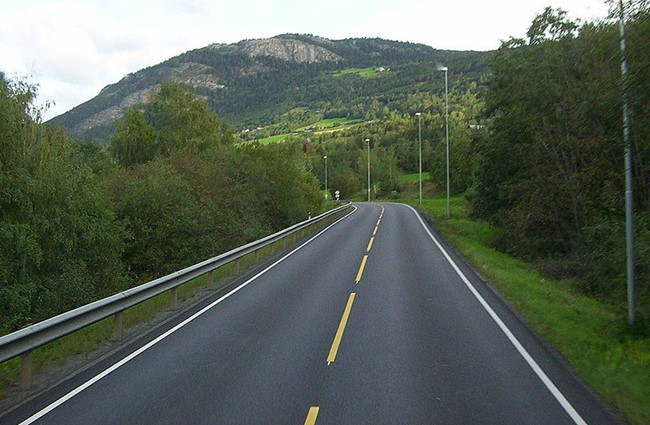
#> input picture Road_Image.jpg, 650 x 425 px
$ jupyter execute --allow-errors Image_Processing_Coding_Project.ipynb
#> lines starting #> are read from the running program, lines starting #| are printed output that depends on the picture; after the words box and inside, x2 and y2 are one past the last pixel; in counts of white or black regions, pixels touching at a corner belong together
<a href="https://colab.research.google.com/github/TungTNguyen/Image-Processing-Coding-Exam/blob/main/Image_Processing_Coding_Project.ipynb" target="_parent"></a>

# Task: Determine the vanishing point of the given highway image.

In this assignment, we will implement a **vanishing point detection** application using Sobel edge detector and Hough transform.

## INPUT:

*   **test image**: the given test image (attached: '`Road_Image.jpg`' file),

*           **Sobel threshold**: threshold for Sobel edge detector (typically $50-100$). I find $70$ to be
        the best number

*           **Hough threshold**: threshold for Hough transform (typically about $200$). I choose $230$ by
        manual tuning.

**Summary**. The algorithm can broken down into the following steps:

1.   Convert the input image to a gray scale image.
2.   Implement the Sobel filter and detect edges in the binarized image using the Sobel filter with the Sobel threshold
2. **Accumulation step**:
Then find lines using the Hough transform based on the $\theta$-s and $\rho$-s from the input image. Keep only the lines that have an accumulator/accumulation count greater than a Hough transform threshold of about $200$. I choose $230$ by manual tuning.
3. **Search step:**
Then find all the intersections of every pair of the above lines whose angle ($\theta$-s) difference is greater than $30$ degrees.
1.   Then determine one vanishing point of the road by selecting an average $(x,y)$ positions of the above intersections.

[cell 1]
# Setup
from dataclasses import dataclass

# only these 2 libraries are necessary for a working and efficient implemetation of this task.
import numpy as np
import cv2

# this function is for displaying purpose on this Colab platform only:
from google.colab.patches import cv2_imshow

[cell 2]
"""Load the image.
First, upload the image onto here: in the left pane, click the folder icon, and then the upload icon to upload the file onto the memory of the system. """
test_image = cv2.imread('Road_Image.jpg')
#> test_image is the input picture: shape (425, 650, 3); mean B, G, R 87.1, 99.4, 89.2
cv2_imshow(test_image)

## 1 Gray scale conversion
Convert the input image to a gray scale image.

[cell 3]
def gray_scale(image):
    """Convert the input image to a gray scale image.

    image  - a numpy array of shape (rows, columns, 3).
    output - a numpy array of shape (rows, columns) and dtype same as
             image, containing a weighted sum of image's 3 channels.
    """
    red = image[:, :, 2]
    green = image[:, :, 1]
    blue = image[:, :, 0]
    # [1]
    output = (0.7152 * green + 0.2126 * red + 0.0722 * blue).astype(image.dtype)

    return output

[cell 4]
gray_image = gray_scale(test_image)
#> in gray_scale, `red = image[:, :, 2]`:
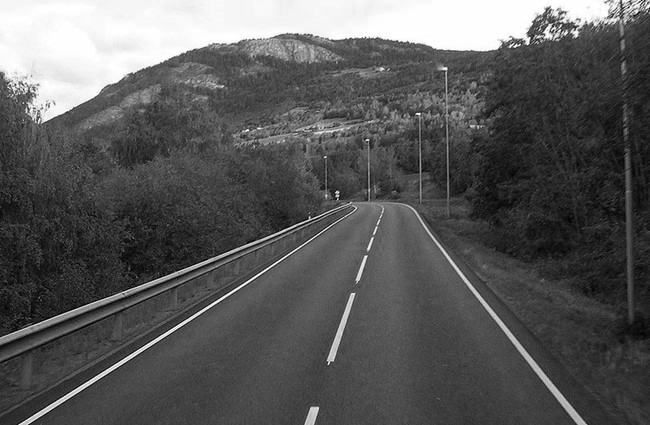
#> red: shape (425, 650); min 0, max 255, mean 89.2
#> in gray_scale, `green = image[:, :, 1]`:
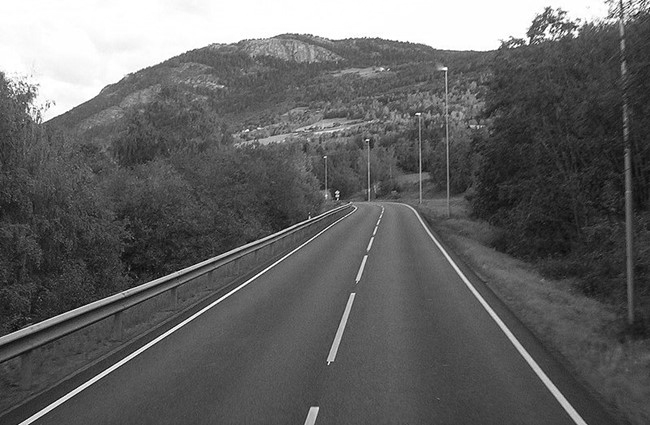
#> green: shape (425, 650); min 3, max 255, mean 99.4
#> in gray_scale, `blue = image[:, :, 0]`:
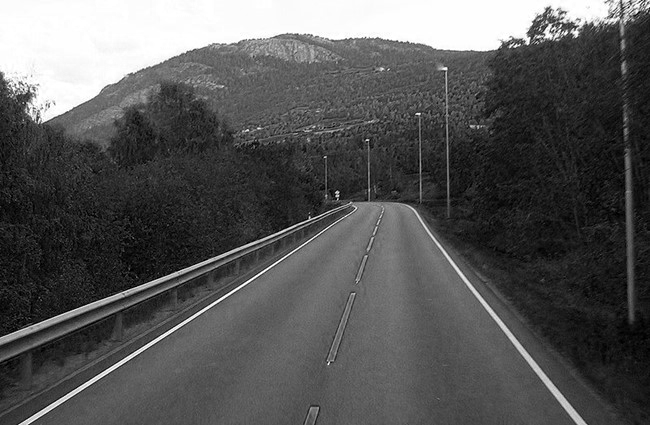
#> blue: shape (425, 650); min 0, max 255, mean 87.1
cv2_imshow(gray_image)

## 2 Sobel Edge detection
Implement the Sobel filter and detect edges in the binarized image using the Sobel filter with the Sobel threshold

[cell 5]
def transform_xy_mag(dx, dy):
    """Transform from xy gradients to edge intensities.

    Input:

    dx, dy - the gradient images generated by applying sobel filters to an
    image. They both have shape (rows, cols) and dtype float.

    Output:

    mag - a numpy array of shape (rows, cols) and dtype float.

    Each location mag[i,j] should contain the magnitude of the gradient, which
    is sqrt(dx[i,j]^2 + dy[i,j]^2)

    """

    mag = None

    mag = np.zeros(dx.shape, float)
    mag = np.sqrt(np.square(dx) + np.square(dy))

    return mag


def conv_vectorized(image, kernel):
    """An opimized implementation of convolution filter using array processing.

    This function uses element-wise multiplication and np.sum()
    to efficiently compute weighted sum of neighborhood at each
    pixel.

    INPUT:
        image: numpy array of shape (Hi, Wi).
        kernel: numpy array of shape (Hk, Wk).

    OUTPUT:
        out: numpy array of shape (Hi, Wi).
    """
    Hi, Wi = image.shape
    Hk, Wk = kernel.shape
    out = np.zeros((Hi, Wi))

    # For this project assignment, I will use edge values to pad the images.
    # Zero padding will make derivatives at the image boundary very big,
    # whereas I want to ignore the edges at the boundary.
    pad_width0 = Hk // 2
    pad_width1 = Wk // 2
    pad_width = ((pad_width0, pad_width0), (pad_width1, pad_width1))
    padded = np.pad(image, pad_width, mode="edge")

    # flip the kernel to avoid doing cross-correlation instead:
    kernel = kernel[::-1, ::-1]

    # Creating indices of the image patch:
    H_padded, W_padded = padded.shape
    h0 = np.repeat(np.arange(H_padded - Hk + 1), W_padded - Wk + 1).reshape(-1, 1)
    h1 = np.arange(Hk).reshape(1, Hk)
    h_padded = np.repeat(h0 + h1, Wk, axis=1)

    w0 = np.tile(np.arange(Wk), Hk).reshape(1, -1)
    w1 = np.arange(W_padded - Wk + 1).reshape(-1, 1)
    w_padded = np.tile(w0 + w1, [H_padded - Hk + 1, 1])

    y = padded[h_padded, w_padded].dot(kernel.reshape(-1, 1))
    out = y.reshape(H_padded - Hk + 1, W_padded - Wk + 1)

    return out


def make_gaussian_1d(k, std):
    """Create a gaussian kernel in one-dimension.

    Input:

    k - the radius of the kernel.

    std - the standard deviation of the kernel.

    Output:

    output - a numpy array of shape (2k+1, 1) and dtype float.

    gaussian_1d is a gaussian filter of length 2k+1 in one dimension,

    Once all the points are filled, the kernel should be scaled so that the sum
    of all cells is equal to one."""
    kernel = None
    gaussian_1D = np.zeros((2 * k + 1, 1), float)
    for n in range(2 * k + 1):
        gaussian_1D[n] = np.exp(-1 / 2 * ((n - k) / std) ** 2)

    kernel = gaussian_1D
    kernel = kernel / np.sum(kernel)
    return kernel


def optimized_gaussian_filter(image):
    truncate = 4.0
    # uses a gaussian filter with sigma = 2
    sigma = 2
    radius = round(truncate * sigma)

    gaussian_filter_x = make_gaussian_1d(k=radius, std=sigma)
    gaussian_filter_y = make_gaussian_1d(k=radius, std=sigma)
    out_image = conv_vectorized(image, gaussian_filter_x).astype(float)

    out_image = conv_vectorized(out_image, gaussian_filter_y.T).astype(float)
    return out_image


def optimized_sobel_filter(image):

    dx = conv_vectorized(image, np.array([[1, 2, 1]]).T)
    dx = conv_vectorized(dx, np.array([[1, 0, -1]]))

    dy = conv_vectorized(image, np.array([[1, 0, -1]]).T)
    dy = conv_vectorized(dy, np.array([[1, 2, 1]]))
    return dx, dy


def sobel_edge_detector(image, threshold=100):
    """detect edges in the binarized image using the above Sobel filter with the Sobel threshold:

    This function finds all edges in the given image.

    This implementation is based purely on numpy. It works without any dependency, and is
    optimized for speed.
    """

    # Convert image to gray
    gray_image = gray_scale(image) if len(image.shape) > 2 else image

    # blur so the gradient operation is less noisy.
    gray_image = optimized_gaussian_filter(gray_image).astype(float)

    dx, dy = optimized_sobel_filter(gray_image)

    # Convert to magnitude images
    mag = transform_xy_mag(dx, dy)

    # threshold the magnitude to the {0, 255} values, i.e. make the image binary [2].
    mag[mag < threshold] = 0
    mag[mag >= threshold] = 255

    return mag.astype(np.uint8)

[cell 6]
edges = sobel_edge_detector(gray_image, threshold=70)
#> in conv_vectorized, `padded = np.pad(image, pad_width, mode="edge")`:
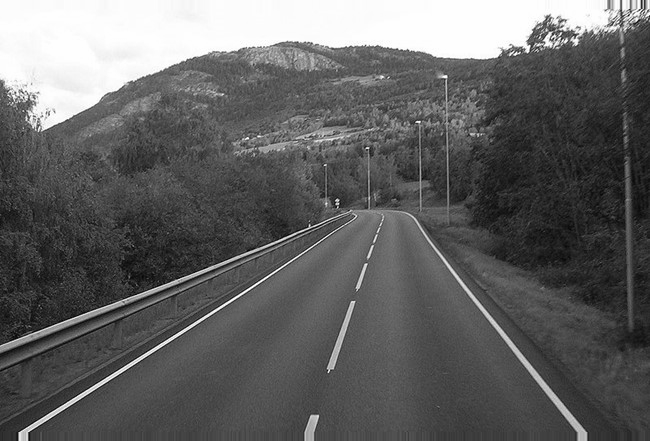
#> padded: shape (441, 650); min 2, max 254, mean 98.2
#> in conv_vectorized (call 2), `padded = np.pad(image, pad_width, mode="edge")`:
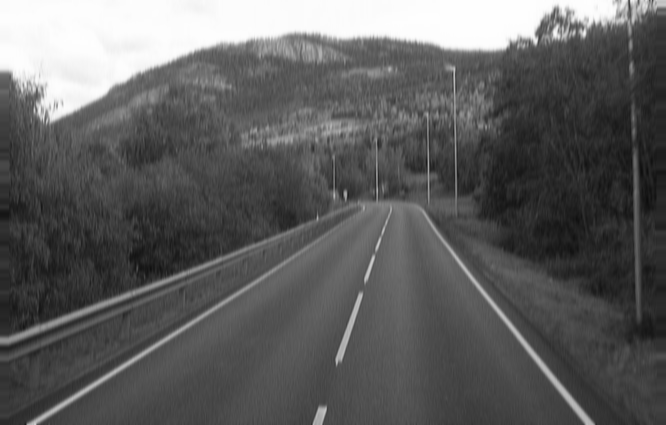
#> padded: shape (425, 666) float64; min 13.14, max 254, mean 95.2
#> in conv_vectorized (call 3), `kernel = kernel[::-1, ::-1]`: kernel = [1, 2, 1]
#> in conv_vectorized (call 3), `out = y.reshape(H_padded - Hk + 1, W_padded - Wk + 1)`:
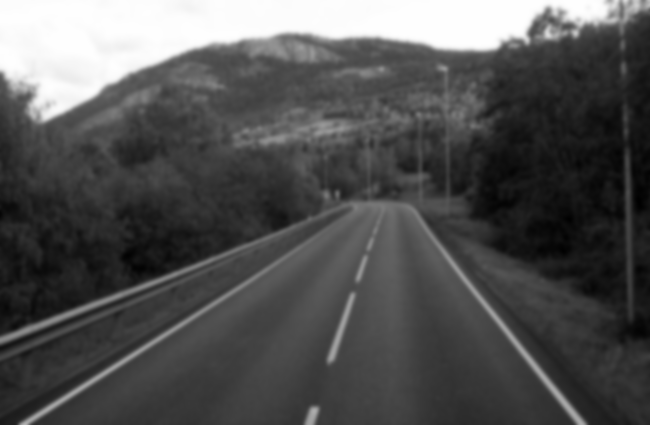
#> out: shape (425, 650) float64; min 81.08, max 1016, mean 383.5; drawn with min black and max white
#> in conv_vectorized (call 4), `kernel = kernel[::-1, ::-1]`: kernel = [[-1, 0, 1]]
#> in conv_vectorized (call 4), `out = y.reshape(H_padded - Hk + 1, W_padded - Wk + 1)`:
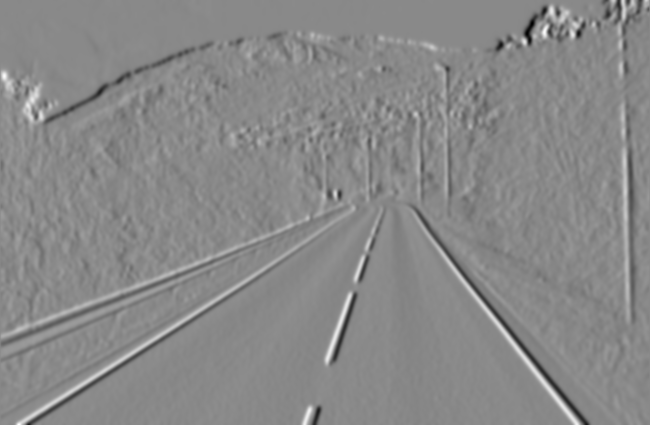
#> out: shape (425, 650) float64; min -214.8, max 184.3, mean -0.5; drawn with min black and max white
#> in conv_vectorized (call 5), `kernel = kernel[::-1, ::-1]`: kernel = [-1, 0, 1]
#> in conv_vectorized (call 5), `out = y.reshape(H_padded - Hk + 1, W_padded - Wk + 1)`:
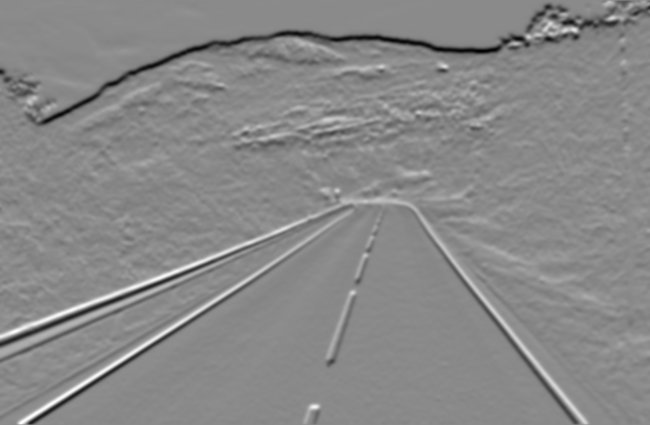
#> out: shape (425, 650) float64; min -58.8, max 49.43, mean -0.8; drawn with min black and max white
#> in sobel_edge_detector, `mag[mag < threshold] = 0`:
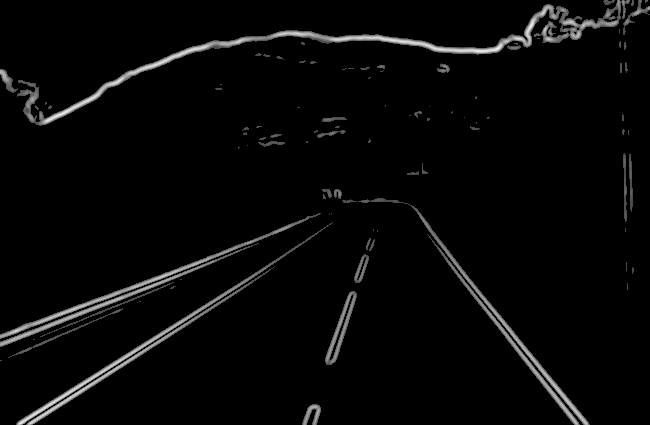
#> mag: shape (425, 650) float64; min 0, max 239.9, mean 7.5
#> in sobel_edge_detector, `mag[mag >= threshold] = 255`:
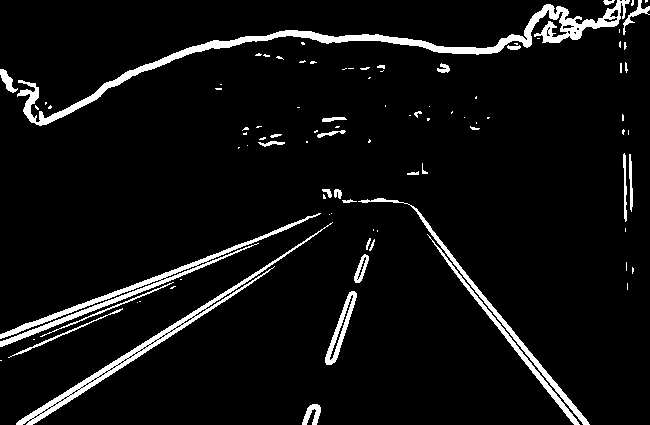
#> mag: shape (425, 650) float64; 6% white; 94 white regions (61 under 20 px), largest, box (x1, y1, x2, y2) and area: (17, 0, 630, 126) 5481, (0, 213, 321, 347) 2570, (16, 222, 333, 425) 2524
